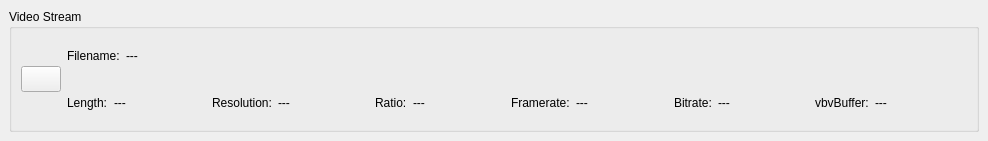
<ui version="4.0" >
 <author></author>
 <comment></comment>
 <exportmacro></exportmacro>
 <class>TTVideoStreamController</class>
 <widget class="QWidget" name="TTVideoStreamController" >
  <property name="geometry" >
   <rect>
    <x>0</x>
    <y>0</y>
    <width>988</width>
    <height>141</height>
   </rect>
  </property>
  <property name="minimumSize" >
   <size>
    <width>16</width>
    <height>120</height>
   </size>
  </property>
  <property name="windowTitle" >
   <string>Form</string>
  </property>
  <layout class="QGridLayout" >
   <property name="margin" >
    <number>9</number>
   </property>
   <property name="spacing" >
    <number>6</number>
   </property>
   <item row="0" column="0" >
    <widget class="QGroupBox" name="gbVideoStreamInfo" >
     <property name="title" >
      <string>Video Stream</string>
     </property>
     <property name="flat" >
      <bool>false</bool>
     </property>
     <layout class="QGridLayout" >
      <property name="margin" >
       <number>9</number>
      </property>
      <property name="spacing" >
       <number>6</number>
      </property>
      <item row="0" column="0" >
       <layout class="QHBoxLayout" >
        <property name="margin" >
         <number>0</number>
        </property>
        <property name="spacing" >
         <number>6</number>
        </property>
        <item>
         <widget class="QPushButton" name="pbVideoOpen" >
          <property name="sizePolicy" >
           <sizepolicy>
            <hsizetype>0</hsizetype>
            <vsizetype>0</vsizetype>
            <horstretch>0</horstretch>
            <verstretch>0</verstretch>
           </sizepolicy>
          </property>
          <property name="minimumSize" >
           <size>
            <width>26</width>
            <height>26</height>
           </size>
          </property>
          <property name="text" >
           <string/>
          </property>
          <property name="icon" >
           <iconset resource="videoStreamControl.qrc" >:/pixmaps/pixmaps/fileopen_24.xpm</iconset>
          </property>
          <property name="flat" >
           <bool>false</bool>
          </property>
         </widget>
        </item>
        <item>
         <layout class="QVBoxLayout" >
          <property name="margin" >
           <number>0</number>
          </property>
          <property name="spacing" >
           <number>12</number>
          </property>
          <item>
           <layout class="QHBoxLayout" >
            <property name="margin" >
             <number>0</number>
            </property>
            <property name="spacing" >
             <number>6</number>
            </property>
            <item>
             <widget class="QLabel" name="laVideoFileName" >
              <property name="sizePolicy" >
               <sizepolicy>
                <hsizetype>1</hsizetype>
                <vsizetype>5</vsizetype>
                <horstretch>0</horstretch>
                <verstretch>0</verstretch>
               </sizepolicy>
              </property>
              <property name="text" >
               <string>Filename:</string>
              </property>
             </widget>
            </item>
            <item>
             <widget class="QLabel" name="infoVideoFileName" >
              <property name="sizePolicy" >
               <sizepolicy>
                <hsizetype>7</hsizetype>
                <vsizetype>5</vsizetype>
                <horstretch>0</horstretch>
                <verstretch>0</verstretch>
               </sizepolicy>
              </property>
              <property name="sizeIncrement" >
               <size>
                <width>2</width>
                <height>0</height>
               </size>
              </property>
              <property name="text" >
               <string>---</string>
              </property>
             </widget>
            </item>
           </layout>
          </item>
          <item>
           <layout class="QHBoxLayout" >
            <property name="margin" >
             <number>0</number>
            </property>
            <property name="spacing" >
             <number>6</number>
            </property>
            <item>
             <widget class="QLabel" name="laVideoLength" >
              <property name="sizePolicy" >
               <sizepolicy>
                <hsizetype>1</hsizetype>
                <vsizetype>5</vsizetype>
                <horstretch>0</horstretch>
                <verstretch>0</verstretch>
               </sizepolicy>
              </property>
              <property name="text" >
               <string>Length:</string>
              </property>
             </widget>
            </item>
            <item>
             <widget class="QLabel" name="infoVideoLength" >
              <property name="sizePolicy" >
               <sizepolicy>
                <hsizetype>3</hsizetype>
                <vsizetype>5</vsizetype>
                <horstretch>0</horstretch>
                <verstretch>0</verstretch>
               </sizepolicy>
              </property>
              <property name="text" >
               <string>---</string>
              </property>
             </widget>
            </item>
            <item>
             <widget class="QLabel" name="laVideoResolution" >
              <property name="sizePolicy" >
               <sizepolicy>
                <hsizetype>1</hsizetype>
                <vsizetype>5</vsizetype>
                <horstretch>0</horstretch>
                <verstretch>0</verstretch>
               </sizepolicy>
              </property>
              <property name="text" >
               <string>Resolution:</string>
              </property>
             </widget>
            </item>
            <item>
             <widget class="QLabel" name="infoVideoResolution" >
              <property name="sizePolicy" >
               <sizepolicy>
                <hsizetype>3</hsizetype>
                <vsizetype>5</vsizetype>
                <horstretch>0</horstretch>
                <verstretch>0</verstretch>
               </sizepolicy>
              </property>
              <property name="text" >
               <string>---</string>
              </property>
             </widget>
            </item>
            <item>
             <widget class="QLabel" name="laVideoAspectRatio" >
              <property name="sizePolicy" >
               <sizepolicy>
                <hsizetype>1</hsizetype>
                <vsizetype>5</vsizetype>
                <horstretch>0</horstretch>
                <verstretch>0</verstretch>
               </sizepolicy>
              </property>
              <property name="text" >
               <string>Ratio:</string>
              </property>
             </widget>
            </item>
            <item>
             <widget class="QLabel" name="infoVideoAspectRation" >
              <property name="sizePolicy" >
               <sizepolicy>
                <hsizetype>3</hsizetype>
                <vsizetype>5</vsizetype>
                <horstretch>0</horstretch>
                <verstretch>0</verstretch>
               </sizepolicy>
              </property>
              <property name="text" >
               <string>---</string>
              </property>
             </widget>
            </item>
            <item>
             <widget class="QLabel" name="laVideoFramerate" >
              <property name="sizePolicy" >
               <sizepolicy>
                <hsizetype>1</hsizetype>
                <vsizetype>5</vsizetype>
                <horstretch>0</horstretch>
                <verstretch>0</verstretch>
               </sizepolicy>
              </property>
              <property name="text" >
               <string>Framerate:</string>
              </property>
             </widget>
            </item>
            <item>
             <widget class="QLabel" name="infoVideoFramerate" >
              <property name="sizePolicy" >
               <sizepolicy>
                <hsizetype>3</hsizetype>
                <vsizetype>5</vsizetype>
                <horstretch>0</horstretch>
                <verstretch>0</verstretch>
               </sizepolicy>
              </property>
              <property name="text" >
               <string>---</string>
              </property>
             </widget>
            </item>
            <item>
             <widget class="QLabel" name="laVideoBitrate" >
              <property name="sizePolicy" >
               <sizepolicy>
                <hsizetype>1</hsizetype>
                <vsizetype>5</vsizetype>
                <horstretch>0</horstretch>
                <verstretch>0</verstretch>
               </sizepolicy>
              </property>
              <property name="text" >
               <string>Bitrate:</string>
              </property>
             </widget>
            </item>
            <item>
             <widget class="QLabel" name="infoVideoBitrate" >
              <property name="sizePolicy" >
               <sizepolicy>
                <hsizetype>3</hsizetype>
                <vsizetype>5</vsizetype>
                <horstretch>0</horstretch>
                <verstretch>0</verstretch>
               </sizepolicy>
              </property>
              <property name="text" >
               <string>---</string>
              </property>
             </widget>
            </item>
            <item>
             <widget class="QLabel" name="laVideoBuffer" >
              <property name="sizePolicy" >
               <sizepolicy>
                <hsizetype>1</hsizetype>
                <vsizetype>5</vsizetype>
                <horstretch>0</horstretch>
                <verstretch>0</verstretch>
               </sizepolicy>
              </property>
              <property name="text" >
               <string>vbvBuffer:</string>
              </property>
             </widget>
            </item>
            <item>
             <widget class="QLabel" name="infoVideoBuffer" >
              <property name="sizePolicy" >
               <sizepolicy>
                <hsizetype>3</hsizetype>
                <vsizetype>5</vsizetype>
                <horstretch>0</horstretch>
                <verstretch>0</verstretch>
               </sizepolicy>
              </property>
              <property name="text" >
               <string>---</string>
              </property>
             </widget>
            </item>
           </layout>
          </item>
         </layout>
        </item>
       </layout>
      </item>
     </layout>
    </widget>
   </item>
  </layout>
 </widget>
 <pixmapfunction></pixmapfunction>
 <resources>
  <include location="videoStreamControl" />
  <include location="videoStreamControl.qrc" />
 </resources>
 <connections/>
</ui>
